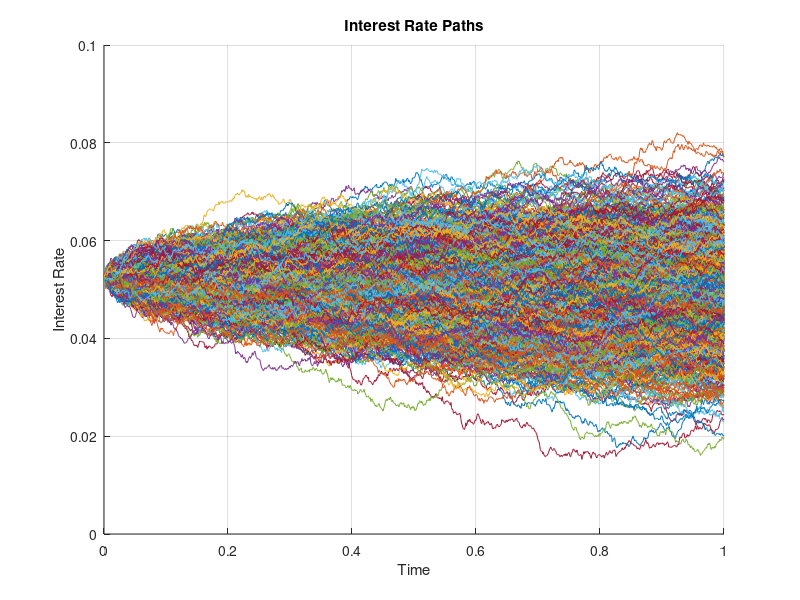

MATLAB code for this plot: (Note: a time limit stopped this script after it produced the figure.)
close all;
clear all;

% nsims - number of simultations
% r_init - initial interest rate
% c - [kappa theta sigma]
% N - number of grid points
% dt - time step

nsims = 1000;
r_init = 0.0525;
tbounds = [0 1];
c = [0.1 0.02 0.01];
N = 1000;
dt = (tbounds(2)-tbounds(1))/(N-1);

% vector of times
tvec = linspace(tbounds(1), tbounds(2), N);

% pre-allocate output
rvec = zeros(nsims,N);

% set initial interest rate
rvec(:,1) = r_init;

% Weiner increments
weiner_incr = sqrt(dt)*randn(1,N-1,nsims);

% Euler-Maruyama method
for i = 1:nsims
    for j=2:numel(tvec)
        t = tbounds(1)+(j-1).*dt;
        r = rvec(i,j-1);
        mu = c(1).*(c(2)-r);
        sig = c(3);
        dW = weiner_incr(:,:,i);
        rvec(i,j) = r + mu.*dt + sig.*dW(j-1);
    end
end

figure;
hold on;

% plot all simulations
for i = 1:nsims
    plot(tvec, rvec(i,:));
end

xlabel('Time');
ylabel('Interest Rate');
title('Interest Rate Paths');
grid on;
